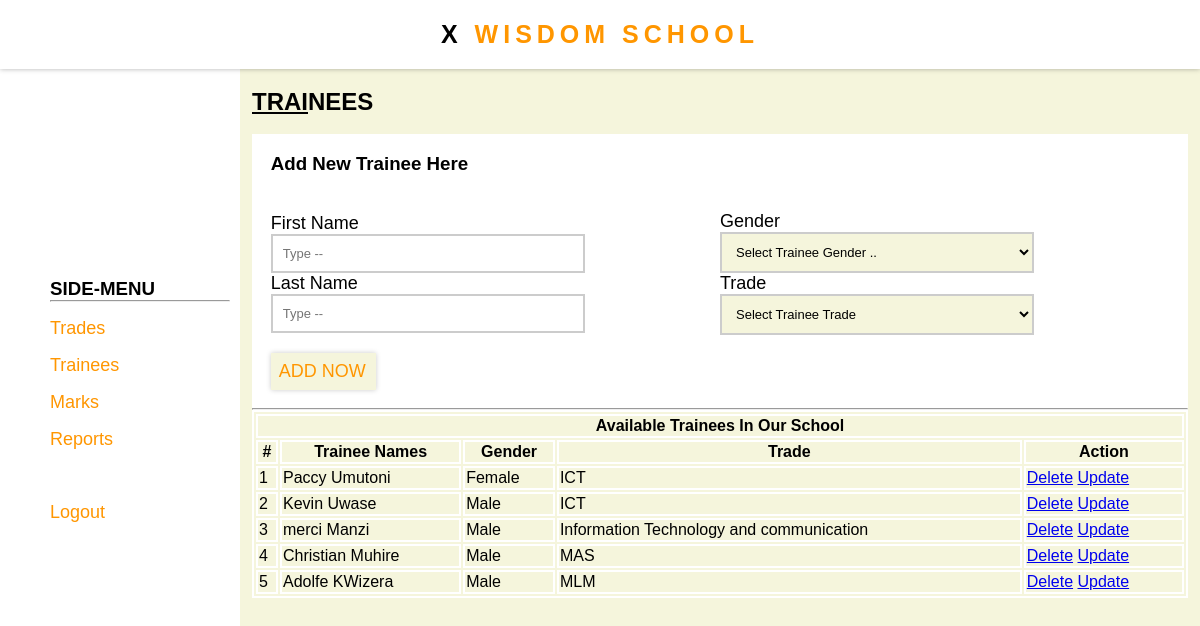
Screenshot of /trainees.php (signed in) with the database file from the repository.
### tables this page shows
CREATE TABLE `Trainees` (
  `Trainee_Id` int(11) NOT NULL,
  `FirstNames` varchar(200) DEFAULT NULL,
  `LastName` varchar(200) DEFAULT NULL,
  `Gender` varchar(20) DEFAULT NULL,
  `Trade_Id` int(11) DEFAULT NULL
);

CREATE TABLE `Trade` (
  `Trade_Id` int(11) NOT NULL,
  `Trade_Name` varchar(100) NOT NULL
);

### trainees.php (the view, shortened to what this page needs)
<?php
include "components/php/connection.php";
?>
<!DOCTYPE html>
<html lang="en">
<head>
    <link rel="stylesheet" href="components/css/style.css">
</head>
<body>
    <div class="whole-page">
        <div class="top">
        </div>
        <div class="side-menu">
        </div>
        <div class="page-content">
            <h2><u>TRAI</u>NEES</h2>
             <br>
             <div class="">
             <?php
             $what="add";
             if($what=="add"){
                ?>
                <form action="" method="post">
                        <h3>Add New Trainee Here</h3>
                        <br>
                        <br>
                        <div class="two-part">
                            <div class="part-one">
                            <p>
                            <label for="">First Name</label><br>
                            <input type="text" name="fname" placeholder="Type --">
                            </p>
                            <p>
                            <label for="">Last Name</label><br>
                            <input type="text" name="lname" placeholder="Type --">
                            </p>
                            </div>
                            <div class="part-two">
                            <p>
                            <label for="">Gender</label><br>
                            <select name="gender">
                                <option value="">Select Trainee Gender ..</option>
                            </select>
                            </p>
                            <p>
                            <label for="">Trade</label><br>
                            <select name="trade">
                                <option value="">Select Trainee Trade</option>
                            </select>
                            </p>
                            </div>
                        </div>
                        <p>
                            <br>
                            <input type="submit" value="Add Now" name="addTrainee">
                        </p>
                    </form>
                <?php
             }
             ?>
             </div>
                <div class="">
                    <hr>
                    <table>
                        <tr>
                            <th colspan="100"> Available Trainees In Our School
                            </th>
                        </tr>
                        <tr>
                            <th>#</th>
                            <th>Trainee Names</th>
                            <th>Gender</th>
                            <th>Trade</th>
                            <th>Action</th>
                        </tr>
                        <?php
                        $query="SELECT * from Trainees,Trade where Trainees.Trade_Id=Trade.Trade_id";
                        $getTrainees=mysqli_query($connect,$query);
                        if(mysqli_num_rows($getTrainees)==0){
                            ?>
                            <tr>
                                <th colspan="100">No Data Found</th>
                            </tr>
                            <?php
                        }
                        else{
                            $no=1;
                            while($trainees=mysqli_fetch_array($getTrainees)){
                                ?>
                                <tr>
                                    <td><?php echo $no;?></td>
                                    <td><?php echo $trainees['FirstNames'];?> <?php echo $trainees['LastName'];?></td>
                                    <td><?php echo $trainees['Gender']?></td>
                                    <td><?php echo $trainees['Trade_Name']?></td>
                                    <td>
                                        <a href="trainees.php?delete=<?php echo $trainees['Trainee_Id'];?>" onclick="return confirm('Are You Sure About Deleting <?php echo $trainees['FirstNames'];?>')">Delete</a>
                                        <a href="trainees.php?what=<?php echo $trainees['Trainee_Id']?>">Update</a>
                                    </td>
                                </tr>
                                <?php
                                $no++;
                            }
                        }
                        ?>
                    </table>
            </div>
        </div>
</body>
</html>

### components/css/style.css (style rules this page uses)
* { background-color: beige; font-family: karl,sans-serif; box-sizing: border-box; margin: 0%; }
.form-head,.nav-title { color: rgb(255, 150, 0); text-align: center; font-size: 25px; letter-spacing: 5px; text-transform: uppercase; }
form { background: white; padding: 2%; }
label,input,h3,p,span,a,ol,li,h2,nav,div { background: transparent; }
label { font-size: large; }
input[type="text"],input[type="password"],select { width: 70%; font-size: small; border: 2px solid #ccc; padding: 10px; transition: border-color 0.3s, box-shadow 0.3s; }
input[type="submit"] { color: rgb(255, 150, 0); border: 0; font-size: large; text-transform: uppercase; background: beige; padding: 8px; padding-right: 10px; cursor: pointer; box-shadow: 0 0 5px #ccc; }
.top { position: fixed; top: 0%; left: 0%; background: white; width: 100%; z-index: 10; padding: 20px; box-shadow: 0px 0px 5px rgba(0, 0, 0, 0.3); }
.side-menu { background: white; width: 20vw; padding: 10px; height: 100vh; box-sizing: border-box; margin: 0; position: fixed; left: 0px; top: 0px; z-index: 1; }
.container { width: 100%; display: flex; justify-content: center; align-items: center; height: 100%; }
.in_center { width: 100%; height: auto; align-self: center; }
.text-black { color: black; }
.in_center li { list-style: none; font-size: large; margin-top: 2vh; }
.in_center li a { text-decoration: none; color: rgb(255, 150, 0); }
.text-blue { color: red; }
.page-content { margin-left: 21vw; margin-top: 11vh; width: 78vw; height: 88vh; overflow: auto; }
.two-part { display: flex; justify-content: center; }
.part-one { width: 50%; align-self: center; }
.part-two { width: 50%; align-self: center; }
table { width: 100%; }
table,tr,td,th { border: 2px solid white; }

### rows the page displays
trainees: FirstNames "Paccy", LastName "Umutoni", Gender "Female", Trade_Id.Trade_Name "ICT"
trainees: FirstNames "Kevin", LastName "Uwase", Gender "Male", Trade_Id.Trade_Name "ICT"
trainees: FirstNames "merci", LastName "Manzi", Gender "Male", Trade_Id.Trade_Name "Information Technology and communication"
trainees: FirstNames "Christian", LastName "Muhire", Gender "Male", Trade_Id.Trade_Name "MAS"
trainees: FirstNames "Adolfe", LastName "KWizera", Gender "Male", Trade_Id.Trade_Name "MLM"
